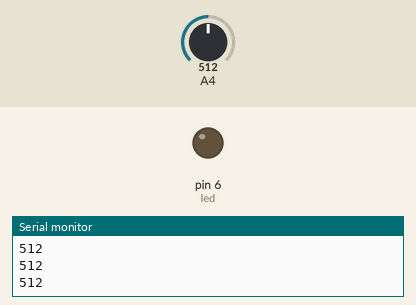
Recording of a sketch running on a simulated Arduino Uno, built with avr-gcc and run on an emulated ATmega328P. On the bench: output pins drawn as LEDs (lit = HIGH), the last lines printed to the serial monitor. The inputs (shaded band) are chosen by the test bench; at power-on: A4 = 512.

Above: at 1.2 s.
1.3 s: A4 set to 716
At 2.2 s:
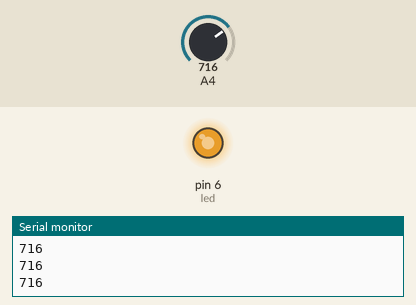
2.8 s: A4 set to 754
At 3.4 s:
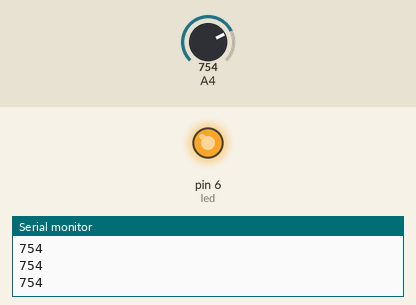
4.3 s: A4 set to 768
At 5.5 s:
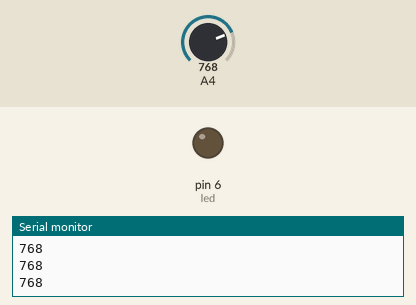
5.8 s: A4 set to 900
At 6.9 s:
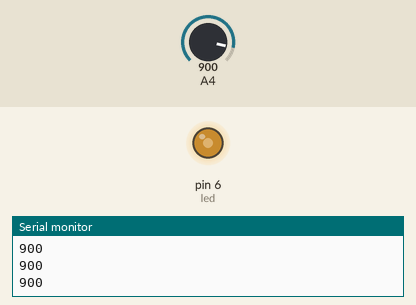
7.3 s: A4 set to 306
At 8.0 s:
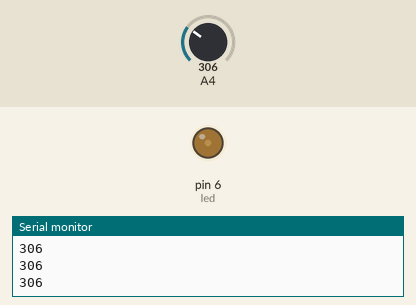
8.8 s: A4 set to 0
At 9.2 s:
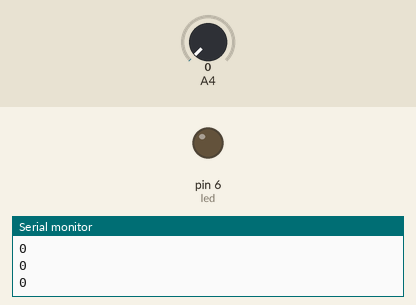
Timing chart, 0 to 11.3 s (numbered marks = the images above; inputs shaded):
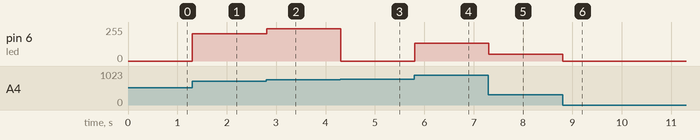

Measured:
- the behaviour switches between 767 and 768 on A4 (found by bisection; images 2 and 3)
- after the input at 1.3 s, pin 6 (led): 0/255 → 204/255 at once
- after the input at 2.8 s, pin 6 (led): 204/255 → 242/255 at once
- after the input at 4.3 s, pin 6 (led): 242/255 → 0/255 at once
- after the input at 5.8 s, pin 6 (led): 0/255 → 132/255 at once
- after the input at 7.3 s, pin 6 (led): 132/255 → 50/255 at once
- after the input at 8.8 s, pin 6 (led): 50/255 → 0/255 at once

The sketch:

bientroled.ino
```cpp
int led = 6;
int value;
void setup() {
  // put your setup code here, to run once:
pinMode(led,OUTPUT);
Serial.begin(9600);
}

void loop() {
int value = analogRead(A4);
Serial.println(value);
analogWrite(led,value);

}
```
